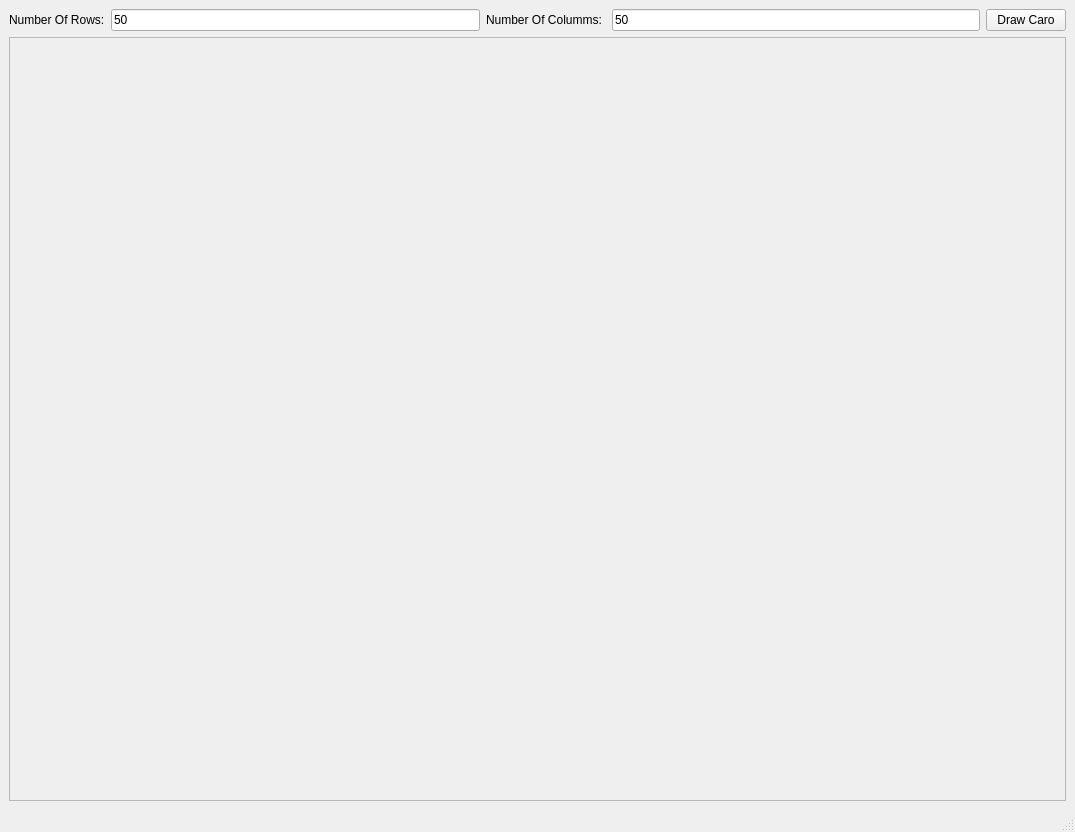
<?xml version="1.0" encoding="UTF-8"?>
<ui version="4.0">
 <class>MainWindow</class>
 <widget class="QMainWindow" name="MainWindow">
  <property name="geometry">
   <rect>
    <x>0</x>
    <y>0</y>
    <width>1075</width>
    <height>832</height>
   </rect>
  </property>
  <property name="windowTitle">
   <string>MainWindow</string>
  </property>
  <widget class="QWidget" name="centralwidget">
   <layout class="QVBoxLayout" name="verticalLayout_2">
    <item>
     <layout class="QVBoxLayout" name="verticalLayout">
      <item>
       <layout class="QHBoxLayout" name="horizontalLayout">
        <item>
         <widget class="QLabel" name="label">
          <property name="text">
           <string>Number Of Rows:</string>
          </property>
         </widget>
        </item>
        <item>
         <widget class="QLineEdit" name="lineEditRows">
          <property name="text">
           <string>50</string>
          </property>
         </widget>
        </item>
        <item>
         <widget class="QLabel" name="label_2">
          <property name="text">
           <string>Number Of Columms: </string>
          </property>
         </widget>
        </item>
        <item>
         <widget class="QLineEdit" name="lineEditColumm">
          <property name="text">
           <string>50</string>
          </property>
         </widget>
        </item>
        <item>
         <widget class="QPushButton" name="pushButtonDrawCaro">
          <property name="text">
           <string>Draw Caro</string>
          </property>
         </widget>
        </item>
       </layout>
      </item>
     </layout>
    </item>
    <item>
     <widget class="QScrollArea" name="scrollArea">
      <property name="widgetResizable">
       <bool>true</bool>
      </property>
      <widget class="QWidget" name="scrollAreaWidgetContents">
       <property name="geometry">
        <rect>
         <x>0</x>
         <y>0</y>
         <width>1051</width>
         <height>718</height>
        </rect>
       </property>
       <widget class="QWidget" name="gridLayoutWidget">
        <property name="geometry">
         <rect>
          <x>9</x>
          <y>9</y>
          <width>1031</width>
          <height>701</height>
         </rect>
        </property>
        <layout class="QGridLayout" name="gridLayout"/>
       </widget>
      </widget>
     </widget>
    </item>
   </layout>
  </widget>
  <widget class="QMenuBar" name="menubar">
   <property name="geometry">
    <rect>
     <x>0</x>
     <y>0</y>
     <width>1075</width>
     <height>26</height>
    </rect>
   </property>
  </widget>
  <widget class="QStatusBar" name="statusbar"/>
 </widget>
 <resources/>
 <connections/>
</ui>
